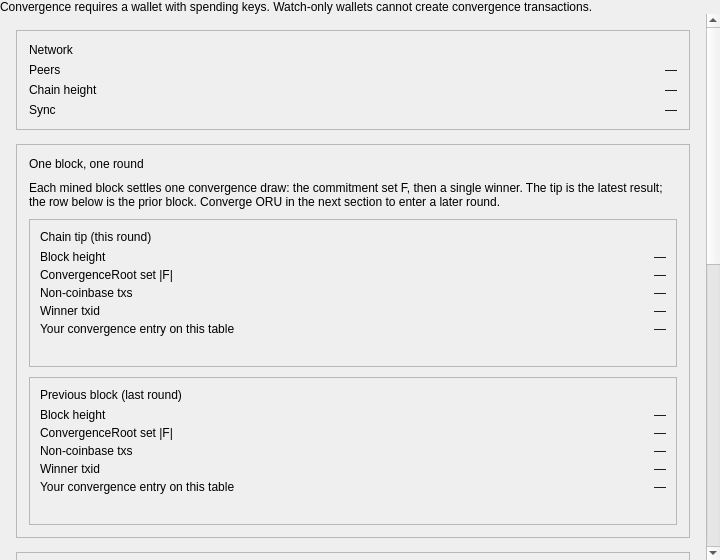
<?xml version="1.0" encoding="UTF-8"?>
<ui version="4.0">
 <class>ConvergencePage</class>
 <widget class="QWidget" name="ConvergencePage">
  <property name="geometry">
   <rect>
    <x>0</x>
    <y>0</y>
    <width>720</width>
    <height>560</height>
   </rect>
  </property>
  <property name="windowTitle">
   <string>Convergence</string>
  </property>
  <layout class="QVBoxLayout" name="verticalLayoutConvergeRoot">
   <property name="spacing">
    <number>0</number>
   </property>
   <property name="leftMargin">
    <number>0</number>
   </property>
   <property name="topMargin">
    <number>0</number>
   </property>
   <property name="rightMargin">
    <number>0</number>
   </property>
   <property name="bottomMargin">
    <number>0</number>
   </property>
   <item>
    <widget class="QLabel" name="labelConvergeUnavailable">
     <property name="wordWrap">
      <bool>true</bool>
     </property>
     <property name="margin">
      <number>12</number>
     </property>
     <property name="text">
      <string>Convergence requires a wallet with spending keys. Watch-only wallets cannot create convergence transactions.</string>
     </property>
    </widget>
   </item>
   <item>
    <widget class="QScrollArea" name="scrollAreaConverge">
     <property name="widgetResizable">
      <bool>true</bool>
     </property>
     <property name="frameShape">
      <enum>QFrame::NoFrame</enum>
     </property>
     <widget class="QWidget" name="scrollAreaWidgetContents">
      <layout class="QVBoxLayout" name="verticalLayoutConvergeScroll">
       <property name="spacing">
        <number>14</number>
       </property>
       <property name="leftMargin">
        <number>16</number>
       </property>
       <property name="topMargin">
        <number>16</number>
       </property>
       <property name="rightMargin">
        <number>16</number>
       </property>
       <property name="bottomMargin">
        <number>24</number>
       </property>
       <item>
        <widget class="QFrame" name="frameNetwork">
         <property name="frameShape">
          <enum>QFrame::StyledPanel</enum>
         </property>
         <layout class="QFormLayout" name="formLayoutNetwork">
          <property name="horizontalSpacing">
           <number>12</number>
          </property>
          <property name="verticalSpacing">
           <number>6</number>
          </property>
          <property name="leftMargin">
           <number>12</number>
          </property>
          <property name="topMargin">
           <number>12</number>
          </property>
          <property name="rightMargin">
           <number>12</number>
          </property>
          <property name="bottomMargin">
           <number>12</number>
          </property>
          <item row="0" column="0" colspan="2">
           <widget class="QLabel" name="labelSectionNetwork">
            <property name="text">
             <string>Network</string>
            </property>
           </widget>
          </item>
          <item row="1" column="0">
           <widget class="QLabel" name="labelNetPeersTitle">
            <property name="text">
             <string>Peers</string>
            </property>
           </widget>
          </item>
          <item row="1" column="1">
           <widget class="QLabel" name="labelNetPeers">
            <property name="text">
             <string notr="true">—</string>
            </property>
            <property name="alignment">
             <set>Qt::AlignRight|Qt::AlignTrailing|Qt::AlignVCenter</set>
            </property>
           </widget>
          </item>
          <item row="2" column="0">
           <widget class="QLabel" name="labelNetHeightTitle">
            <property name="text">
             <string>Chain height</string>
            </property>
           </widget>
          </item>
          <item row="2" column="1">
           <widget class="QLabel" name="labelNetHeight">
            <property name="text">
             <string notr="true">—</string>
            </property>
            <property name="alignment">
             <set>Qt::AlignRight|Qt::AlignTrailing|Qt::AlignVCenter</set>
            </property>
           </widget>
          </item>
          <item row="3" column="0">
           <widget class="QLabel" name="labelNetSyncTitle">
            <property name="text">
             <string>Sync</string>
            </property>
           </widget>
          </item>
          <item row="3" column="1">
           <widget class="QLabel" name="labelNetSync">
            <property name="text">
             <string notr="true">—</string>
            </property>
            <property name="alignment">
             <set>Qt::AlignRight|Qt::AlignTrailing|Qt::AlignVCenter</set>
            </property>
            <property name="wordWrap">
             <bool>true</bool>
            </property>
           </widget>
          </item>
         </layout>
        </widget>
       </item>
       <item>
        <widget class="QFrame" name="frameRoundTable">
         <property name="frameShape">
          <enum>QFrame::StyledPanel</enum>
         </property>
         <layout class="QVBoxLayout" name="verticalLayoutRoundTable">
          <property name="spacing">
           <number>10</number>
          </property>
          <property name="leftMargin">
           <number>12</number>
          </property>
          <property name="topMargin">
           <number>12</number>
          </property>
          <property name="rightMargin">
           <number>12</number>
          </property>
          <property name="bottomMargin">
           <number>12</number>
          </property>
          <item>
           <widget class="QLabel" name="labelSectionRoundTable">
            <property name="text">
             <string>One block, one round</string>
            </property>
           </widget>
          </item>
          <item>
           <widget class="QLabel" name="labelRoundNarrative">
            <property name="wordWrap">
             <bool>true</bool>
            </property>
            <property name="text">
             <string>Each mined block settles one convergence draw: the commitment set F, then a single winner. The tip is the latest result; the row below is the prior block. Converge ORU in the next section to enter a later round.</string>
            </property>
           </widget>
          </item>
          <item>
           <widget class="QFrame" name="frameTipRound">
            <property name="frameShape">
             <enum>QFrame::StyledPanel</enum>
            </property>
            <layout class="QVBoxLayout" name="verticalLayoutTipRound">
             <property name="spacing">
              <number>6</number>
             </property>
             <property name="leftMargin">
              <number>10</number>
             </property>
             <property name="topMargin">
              <number>10</number>
             </property>
             <property name="rightMargin">
              <number>10</number>
             </property>
             <property name="bottomMargin">
              <number>10</number>
             </property>
             <item>
              <widget class="QLabel" name="labelTipRoundSection">
               <property name="text">
                <string>Chain tip (this round)</string>
               </property>
              </widget>
             </item>
             <item>
              <layout class="QFormLayout" name="formLayoutTipRound">
               <property name="horizontalSpacing">
                <number>12</number>
               </property>
               <property name="verticalSpacing">
                <number>4</number>
               </property>
               <item row="0" column="0">
                <widget class="QLabel" name="labelTipRoundHeightTitle">
                 <property name="text">
                  <string>Block height</string>
                 </property>
                </widget>
               </item>
               <item row="0" column="1">
                <widget class="QLabel" name="labelTipRoundHeight">
                 <property name="text">
                  <string notr="true">—</string>
                 </property>
                 <property name="alignment">
                  <set>Qt::AlignRight|Qt::AlignTrailing|Qt::AlignVCenter</set>
                 </property>
                </widget>
               </item>
               <item row="1" column="0">
                <widget class="QLabel" name="labelTipRoundNTitle">
                 <property name="text">
                  <string>ConvergenceRoot set |F|</string>
                 </property>
                </widget>
               </item>
               <item row="1" column="1">
                <widget class="QLabel" name="labelTipRoundN">
                 <property name="text">
                  <string notr="true">—</string>
                 </property>
                 <property name="alignment">
                  <set>Qt::AlignRight|Qt::AlignTrailing|Qt::AlignVCenter</set>
                 </property>
                </widget>
               </item>
               <item row="2" column="0">
                <widget class="QLabel" name="labelTipRoundCandTitle">
                 <property name="text">
                  <string>Non-coinbase txs</string>
                 </property>
                </widget>
               </item>
               <item row="2" column="1">
                <widget class="QLabel" name="labelTipRoundCand">
                 <property name="text">
                  <string notr="true">—</string>
                 </property>
                 <property name="alignment">
                  <set>Qt::AlignRight|Qt::AlignTrailing|Qt::AlignVCenter</set>
                 </property>
                </widget>
               </item>
               <item row="3" column="0">
                <widget class="QLabel" name="labelTipRoundWinnerTitle">
                 <property name="text">
                  <string>Winner txid</string>
                 </property>
                </widget>
               </item>
               <item row="3" column="1">
                <widget class="QLabel" name="labelTipRoundWinner">
                 <property name="text">
                  <string notr="true">—</string>
                 </property>
                 <property name="alignment">
                  <set>Qt::AlignRight|Qt::AlignTrailing|Qt::AlignVCenter</set>
                 </property>
                 <property name="wordWrap">
                  <bool>true</bool>
                 </property>
                 <property name="textInteractionFlags">
                  <set>Qt::TextSelectableByMouse</set>
                 </property>
                </widget>
               </item>
               <item row="4" column="0">
                <widget class="QLabel" name="labelTipRoundYouTitle">
                 <property name="text">
                  <string>Your convergence entry on this table</string>
                 </property>
                </widget>
               </item>
               <item row="4" column="1">
                <widget class="QLabel" name="labelTipRoundYou">
                 <property name="text">
                  <string notr="true">—</string>
                 </property>
                 <property name="alignment">
                  <set>Qt::AlignRight|Qt::AlignTrailing|Qt::AlignVCenter</set>
                 </property>
                 <property name="wordWrap">
                  <bool>true</bool>
                 </property>
                </widget>
               </item>
              </layout>
             </item>
             <item>
              <widget class="QLabel" name="labelTipRoundError">
               <property name="wordWrap">
                <bool>true</bool>
               </property>
               <property name="visible">
                <bool>false</bool>
               </property>
               <property name="text">
                <string/>
               </property>
              </widget>
             </item>
            </layout>
           </widget>
          </item>
          <item>
           <widget class="QFrame" name="framePrevRound">
            <property name="frameShape">
             <enum>QFrame::StyledPanel</enum>
            </property>
            <layout class="QVBoxLayout" name="verticalLayoutPrevRound">
             <property name="spacing">
              <number>6</number>
             </property>
             <property name="leftMargin">
              <number>10</number>
             </property>
             <property name="topMargin">
              <number>10</number>
             </property>
             <property name="rightMargin">
              <number>10</number>
             </property>
             <property name="bottomMargin">
              <number>10</number>
             </property>
             <item>
              <widget class="QLabel" name="labelPrevRoundSection">
               <property name="text">
                <string>Previous block (last round)</string>
               </property>
              </widget>
             </item>
             <item>
              <layout class="QFormLayout" name="formLayoutPrevRound">
               <property name="horizontalSpacing">
                <number>12</number>
               </property>
               <property name="verticalSpacing">
                <number>4</number>
               </property>
               <item row="0" column="0">
                <widget class="QLabel" name="labelPrevRoundHeightTitle">
                 <property name="text">
                  <string>Block height</string>
                 </property>
                </widget>
               </item>
               <item row="0" column="1">
                <widget class="QLabel" name="labelPrevRoundHeight">
                 <property name="text">
                  <string notr="true">—</string>
                 </property>
                 <property name="alignment">
                  <set>Qt::AlignRight|Qt::AlignTrailing|Qt::AlignVCenter</set>
                 </property>
                </widget>
               </item>
               <item row="1" column="0">
                <widget class="QLabel" name="labelPrevRoundNTitle">
                 <property name="text">
                  <string>ConvergenceRoot set |F|</string>
                 </property>
                </widget>
               </item>
               <item row="1" column="1">
                <widget class="QLabel" name="labelPrevRoundN">
                 <property name="text">
                  <string notr="true">—</string>
                 </property>
                 <property name="alignment">
                  <set>Qt::AlignRight|Qt::AlignTrailing|Qt::AlignVCenter</set>
                 </property>
                </widget>
               </item>
               <item row="2" column="0">
                <widget class="QLabel" name="labelPrevRoundCandTitle">
                 <property name="text">
                  <string>Non-coinbase txs</string>
                 </property>
                </widget>
               </item>
               <item row="2" column="1">
                <widget class="QLabel" name="labelPrevRoundCand">
                 <property name="text">
                  <string notr="true">—</string>
                 </property>
                 <property name="alignment">
                  <set>Qt::AlignRight|Qt::AlignTrailing|Qt::AlignVCenter</set>
                 </property>
                </widget>
               </item>
               <item row="3" column="0">
                <widget class="QLabel" name="labelPrevRoundWinnerTitle">
                 <property name="text">
                  <string>Winner txid</string>
                 </property>
                </widget>
               </item>
               <item row="3" column="1">
                <widget class="QLabel" name="labelPrevRoundWinner">
                 <property name="text">
                  <string notr="true">—</string>
                 </property>
                 <property name="alignment">
                  <set>Qt::AlignRight|Qt::AlignTrailing|Qt::AlignVCenter</set>
                 </property>
                 <property name="wordWrap">
                  <bool>true</bool>
                 </property>
                 <property name="textInteractionFlags">
                  <set>Qt::TextSelectableByMouse</set>
                 </property>
                </widget>
               </item>
               <item row="4" column="0">
                <widget class="QLabel" name="labelPrevRoundYouTitle">
                 <property name="text">
                  <string>Your convergence entry on this table</string>
                 </property>
                </widget>
               </item>
               <item row="4" column="1">
                <widget class="QLabel" name="labelPrevRoundYou">
                 <property name="text">
                  <string notr="true">—</string>
                 </property>
                 <property name="alignment">
                  <set>Qt::AlignRight|Qt::AlignTrailing|Qt::AlignVCenter</set>
                 </property>
                 <property name="wordWrap">
                  <bool>true</bool>
                 </property>
                </widget>
               </item>
              </layout>
             </item>
             <item>
              <widget class="QLabel" name="labelPrevRoundError">
               <property name="wordWrap">
                <bool>true</bool>
               </property>
               <property name="visible">
                <bool>false</bool>
               </property>
               <property name="text">
                <string/>
               </property>
              </widget>
             </item>
            </layout>
           </widget>
          </item>
         </layout>
        </widget>
       </item>
       <item>
        <widget class="QFrame" name="frameDraw">
         <property name="frameShape">
          <enum>QFrame::StyledPanel</enum>
         </property>
         <layout class="QFormLayout" name="formLayoutDraw">
          <property name="horizontalSpacing">
           <number>12</number>
          </property>
          <property name="verticalSpacing">
           <number>6</number>
          </property>
          <property name="leftMargin">
           <number>12</number>
          </property>
          <property name="topMargin">
           <number>12</number>
          </property>
          <property name="rightMargin">
           <number>12</number>
          </property>
          <property name="bottomMargin">
           <number>12</number>
          </property>
          <item row="0" column="0" colspan="2">
           <widget class="QLabel" name="labelSectionDraw">
            <property name="text">
             <string>Draw bind</string>
            </property>
           </widget>
          </item>
          <item row="1" column="0">
           <widget class="QLabel" name="labelDrawNextTitle">
            <property name="text">
             <string>Next block height</string>
            </property>
           </widget>
          </item>
          <item row="1" column="1">
           <widget class="QLabel" name="labelDrawNextHeight">
            <property name="text">
             <string notr="true">—</string>
            </property>
            <property name="alignment">
             <set>Qt::AlignRight|Qt::AlignTrailing|Qt::AlignVCenter</set>
            </property>
           </widget>
          </item>
          <item row="2" column="0">
           <widget class="QLabel" name="labelDrawBindHTitle">
            <property name="text">
             <string>Bind block height</string>
            </property>
           </widget>
          </item>
          <item row="2" column="1">
           <widget class="QLabel" name="labelDrawBindHeight">
            <property name="text">
             <string notr="true">—</string>
            </property>
            <property name="alignment">
             <set>Qt::AlignRight|Qt::AlignTrailing|Qt::AlignVCenter</set>
            </property>
           </widget>
          </item>
          <item row="3" column="0">
           <widget class="QLabel" name="labelDrawBindHashTitle">
            <property name="text">
             <string>Bind block hash</string>
            </property>
           </widget>
          </item>
          <item row="3" column="1">
           <widget class="QLabel" name="labelDrawBindHash">
            <property name="text">
             <string notr="true">—</string>
            </property>
            <property name="alignment">
             <set>Qt::AlignRight|Qt::AlignTrailing|Qt::AlignVCenter</set>
            </property>
            <property name="wordWrap">
             <bool>true</bool>
            </property>
            <property name="textInteractionFlags">
             <set>Qt::TextSelectableByMouse</set>
            </property>
           </widget>
          </item>
          <item row="4" column="0" colspan="2">
           <widget class="QLabel" name="labelDrawHint">
            <property name="wordWrap">
             <bool>true</bool>
            </property>
            <property name="text">
             <string>Draw preimage: H(txid ‖ bind ‖ height). Winner = eligible convergence tx with minimum h (convergence_logic). This is not a mempool-share probability.</string>
            </property>
           </widget>
          </item>
         </layout>
        </widget>
       </item>
       <item>
        <widget class="QFrame" name="frameMarket">
         <property name="frameShape">
          <enum>QFrame::StyledPanel</enum>
         </property>
         <layout class="QVBoxLayout" name="verticalLayoutMarket">
          <property name="spacing">
           <number>6</number>
          </property>
          <property name="leftMargin">
           <number>12</number>
          </property>
          <property name="topMargin">
           <number>12</number>
          </property>
          <property name="rightMargin">
           <number>12</number>
          </property>
          <property name="bottomMargin">
           <number>12</number>
          </property>
          <item>
           <widget class="QLabel" name="labelSectionMarket">
            <property name="text">
             <string>Convergence stats</string>
            </property>
           </widget>
          </item>
          <item>
           <layout class="QFormLayout" name="formLayoutMarket">
            <property name="horizontalSpacing">
             <number>12</number>
            </property>
            <property name="verticalSpacing">
             <number>4</number>
            </property>
            <item row="0" column="0">
             <widget class="QLabel" name="labelMarketResTotalTitle">
              <property name="text">
               <string>RES total (minted)</string>
              </property>
             </widget>
            </item>
            <item row="0" column="1">
             <widget class="QLabel" name="labelMarketResTotal">
              <property name="text">
               <string notr="true">—</string>
              </property>
              <property name="alignment">
               <set>Qt::AlignRight|Qt::AlignTrailing|Qt::AlignVCenter</set>
              </property>
             </widget>
            </item>
            <item row="1" column="0">
             <widget class="QLabel" name="labelMarketWindowTitle">
              <property name="text">
               <string>Window progress</string>
              </property>
             </widget>
            </item>
            <item row="1" column="1">
             <widget class="QLabel" name="labelMarketWindow">
              <property name="text">
               <string notr="true">—</string>
              </property>
              <property name="alignment">
               <set>Qt::AlignRight|Qt::AlignTrailing|Qt::AlignVCenter</set>
              </property>
             </widget>
            </item>
            <item row="2" column="0">
             <widget class="QLabel" name="labelMarketMintCostTitle">
              <property name="text">
               <string>Convergence since last RES</string>
              </property>
             </widget>
            </item>
            <item row="2" column="1">
             <widget class="QLabel" name="labelMarketMintCost">
              <property name="text">
               <string notr="true">—</string>
              </property>
              <property name="alignment">
               <set>Qt::AlignRight|Qt::AlignTrailing|Qt::AlignVCenter</set>
              </property>
             </widget>
            </item>
            <item row="3" column="0">
             <widget class="QLabel" name="labelMarketWinnerTitle">
              <property name="text">
               <string>Last winner txid</string>
              </property>
             </widget>
            </item>
            <item row="3" column="1">
             <widget class="QLabel" name="labelMarketWinner">
              <property name="text">
               <string notr="true">—</string>
              </property>
              <property name="alignment">
               <set>Qt::AlignRight|Qt::AlignTrailing|Qt::AlignVCenter</set>
              </property>
              <property name="wordWrap">
               <bool>true</bool>
              </property>
              <property name="textInteractionFlags">
               <set>Qt::TextSelectableByMouse</set>
              </property>
             </widget>
            </item>
            <item row="4" column="0">
             <widget class="QLabel" name="labelMarketMintCostTitle">
              <property name="text">
               <string>Tip height</string>
              </property>
             </widget>
            </item>
            <item row="4" column="1">
             <widget class="QLabel" name="labelMarketTip">
              <property name="text">
               <string notr="true">—</string>
              </property>
              <property name="alignment">
               <set>Qt::AlignRight|Qt::AlignTrailing|Qt::AlignVCenter</set>
              </property>
             </widget>
            </item>
            <item row="5" column="0">
             <widget class="QLabel" name="labelMarketLastResTitle">
              <property name="text">
               <string>Last RES height</string>
              </property>
             </widget>
            </item>
            <item row="5" column="1">
             <widget class="QLabel" name="labelMarketLastRes">
              <property name="text">
               <string notr="true">—</string>
              </property>
              <property name="alignment">
               <set>Qt::AlignRight|Qt::AlignTrailing|Qt::AlignVCenter</set>
              </property>
             </widget>
            </item>
           </layout>
          </item>
         </layout>
        </widget>
       </item>
       <item>
        <widget class="QFrame" name="frameConverge">
         <property name="frameShape">
          <enum>QFrame::StyledPanel</enum>
         </property>
         <layout class="QVBoxLayout" name="verticalLayoutConvergeFrame">
          <property name="spacing">
           <number>6</number>
          </property>
          <property name="leftMargin">
           <number>12</number>
          </property>
          <property name="topMargin">
           <number>12</number>
          </property>
          <property name="rightMargin">
           <number>12</number>
          </property>
          <property name="bottomMargin">
           <number>12</number>
          </property>
          <item>
           <widget class="QLabel" name="labelSectionConverge">
            <property name="text">
             <string>Convergence</string>
            </property>
           </widget>
          </item>
          <item>
           <layout class="QVBoxLayout" name="verticalLayoutConvergeAction">
            <property name="spacing">
             <number>8</number>
            </property>
            <item>
             <layout class="QFormLayout" name="formLayoutConverge">
            <property name="fieldGrowthPolicy">
             <enum>QFormLayout::AllNonFixedFieldsGrow</enum>
            </property>
            <property name="horizontalSpacing">
             <number>12</number>
            </property>
            <property name="verticalSpacing">
             <number>10</number>
            </property>
            <item row="0" column="0">
             <widget class="QLabel" name="labelMinConvergeTitle">
              <property name="text">
               <string>Minimum convergence</string>
              </property>
             </widget>
            </item>
            <item row="0" column="1">
             <widget class="QLabel" name="labelMinConverge">
              <property name="text">
               <string notr="true">—</string>
              </property>
             </widget>
            </item>
            <item row="1" column="0">
             <widget class="QLabel" name="labelConvergeAmountTitle">
              <property name="text">
               <string>Convergence amount</string>
              </property>
             </widget>
            </item>
            <item row="1" column="1">
             <widget class="BitcoinAmountField" name="convergeAmount" native="true"/>
            </item>
            <item row="2" column="0">
             <widget class="QLabel" name="labelQuadraticFeeTitle">
              <property name="text">
               <string>Min. fee (5% floor)</string>
              </property>
              <property name="alignment">
               <set>Qt::AlignRight|Qt::AlignTrailing|Qt::AlignVCenter</set>
              </property>
             </widget>
            </item>
            <item row="2" column="1">
             <widget class="QLabel" name="labelQuadraticFee">
              <property name="text">
               <string notr="true">—</string>
              </property>
              <property name="alignment">
               <set>Qt::AlignRight|Qt::AlignTrailing|Qt::AlignVCenter</set>
              </property>
              <property name="minimumWidth">
               <number>180</number>
              </property>
             </widget>
            </item>
            <item row="3" column="0">
             <widget class="QLabel" name="labelTotalDeductionTitle">
              <property name="text">
               <string>Total deduction</string>
              </property>
              <property name="alignment">
               <set>Qt::AlignRight|Qt::AlignTrailing|Qt::AlignVCenter</set>
              </property>
             </widget>
            </item>
            <item row="3" column="1">
             <widget class="QLabel" name="labelTotalDeduction">
              <property name="text">
               <string notr="true">—</string>
              </property>
              <property name="alignment">
               <set>Qt::AlignRight|Qt::AlignTrailing|Qt::AlignVCenter</set>
              </property>
              <property name="minimumWidth">
               <number>180</number>
              </property>
             </widget>
            </item>
            <item row="4" column="0" colspan="2">
             <widget class="QPushButton" name="pushButtonConverge">
              <property name="text">
               <string>Start convergence</string>
              </property>
              <property name="minimumSize">
               <size>
                <width>0</width>
                <height>36</height>
               </size>
              </property>
             </widget>
            </item>
            <item row="5" column="0">
             <widget class="QLabel" name="labelConvergeStatusTitle">
              <property name="text">
               <string>Convergence tx status</string>
              </property>
              <property name="alignment">
               <set>Qt::AlignRight|Qt::AlignTrailing|Qt::AlignVCenter</set>
              </property>
             </widget>
            </item>
            <item row="5" column="1">
             <widget class="QLabel" name="labelConvergeStatus">
              <property name="text">
               <string notr="true">—</string>
              </property>
              <property name="alignment">
               <set>Qt::AlignRight|Qt::AlignTrailing|Qt::AlignVCenter</set>
              </property>
              <property name="wordWrap">
               <bool>true</bool>
              </property>
              <property name="minimumWidth">
               <number>180</number>
              </property>
             </widget>
            </item>
            <item row="6" column="0">
             <widget class="QLabel" name="labelConvergeCompetitionTitle">
              <property name="text">
               <string>Competition</string>
              </property>
             </widget>
            </item>
            <item row="6" column="1">
             <widget class="QLabel" name="labelConvergeCompetition">
              <property name="text">
               <string notr="true">—</string>
              </property>
              <property name="alignment">
               <set>Qt::AlignRight|Qt::AlignTrailing|Qt::AlignVCenter</set>
              </property>
              <property name="minimumWidth">
               <number>180</number>
              </property>
             </widget>
            </item>
            <item row="7" column="0">
             <widget class="QLabel" name="labelConvergeMaturityTitle">
              <property name="text">
               <string>Maturity</string>
              </property>
             </widget>
            </item>
            <item row="7" column="1">
             <widget class="QLabel" name="labelConvergeMaturity">
              <property name="text">
               <string notr="true">—</string>
              </property>
              <property name="alignment">
               <set>Qt::AlignRight|Qt::AlignTrailing|Qt::AlignVCenter</set>
              </property>
              <property name="minimumWidth">
               <number>180</number>
              </property>
             </widget>
            </item>
            <item row="8" column="0">
             <widget class="QLabel" name="labelConvergeMaturityCountdownTitle">
              <property name="text">
               <string>RES maturity</string>
              </property>
             </widget>
            </item>
            <item row="8" column="1">
             <widget class="QLabel" name="labelConvergeMaturityCountdown">
              <property name="text">
               <string notr="true">—</string>
              </property>
              <property name="alignment">
               <set>Qt::AlignRight|Qt::AlignTrailing|Qt::AlignVCenter</set>
              </property>
              <property name="minimumWidth">
               <number>180</number>
              </property>
             </widget>
            </item>
             </layout>
            </item>
           </layout>
          </item>
         </layout>
        </widget>
       </item>
       <item>
        <widget class="QLabel" name="labelConvergeDisclaimer">
         <property name="wordWrap">
          <bool>true</bool>
         </property>
         <property name="text">
          <string>RES rewards follow consensus (convergenceres / convergence_logic). This wallet does not estimate win probability or expected value.</string>
         </property>
        </widget>
       </item>
      </layout>
     </widget>
    </widget>
   </item>
  </layout>
 </widget>
 <customwidgets>
  <customwidget>
   <class>BitcoinAmountField</class>
   <extends>QLineEdit</extends>
   <header>qt/bitcoinamountfield.h</header>
  </customwidget>
 </customwidgets>
 <resources>
  <include location="../rigor.qrc"/>
 </resources>
 <connections/>
</ui>
